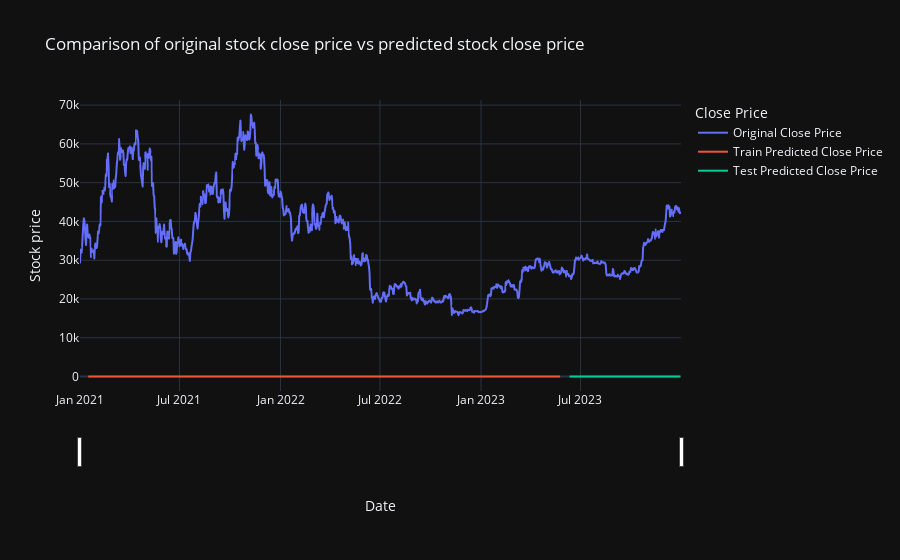

The notebook cell this image was saved under:
### Code cell
# Plotting only CNN predictions

plotdf = pd.DataFrame({'date': close_stock['Date'],
                       'original_close': close_stock['Adj Close'],
                       'train_predicted_close': trainPredictPlot_cnn.reshape(1,-1)[0].tolist(),
                       'test_predicted_close': testPredictPlot_cnn.reshape(1,-1)[0].tolist()})

fig = px.line(plotdf    , x=plotdf['date']
                        , y=[plotdf['original_close']
                        , plotdf['train_predicted_close']
                        , plotdf['test_predicted_close']]
                        , labels={'value':'Stock price','date': 'Date', 'variable': 'Close Price'}, title='Comparison of original stock close price vs predicted stock close price', template='plotly_dark')

fig.update_layout(title='Comparison of original stock close price vs predicted stock close price', template='plotly_dark')

# Show scrollbar
fig.update_layout(xaxis=dict(rangeslider=dict(visible=True)))

# Update names for each line
fig.for_each_trace(lambda t:  t.update(name = next(names)))

### Figure 1 — Plotly figure (JSON) as saved in the notebook; plotly's stock layout.template omitted (floating-point values rounded to 4 significant figures; data arrays with more than 128 entries replaced by an {"elided": "..."} marker saying what was removed)
{"data": [{"hovertemplate": "Close Price=original_close<br>Date=%{x}<br>Stock price=%{y}<extra></extra>", "legendgroup": "original_close", "line": {"color": "#636efa", "dash": "solid"}, "marker": {"symbol": "circle"}, "mode": "lines", "name": "Original Close Price", "showlegend": true, "x": {"elided": "1095 str values"}, "xaxis": "x", "y": {"elided": "1095 float values"}, "yaxis": "y", "type": "scattergl"}, {"hovertemplate": "Close Price=train_predicted_close<br>Date=%{x}<br>Stock price=%{y}<extra></extra>", "legendgroup": "train_predicted_close", "line": {"color": "#EF553B", "dash": "solid"}, "marker": {"symbol": "circle"}, "mode": "lines", "name": "Train Predicted Close Price", "showlegend": true, "x": {"elided": "1095 str values"}, "xaxis": "x", "y": {"elided": "1095 float values"}, "yaxis": "y", "type": "scattergl"}, {"hovertemplate": "Close Price=test_predicted_close<br>Date=%{x}<br>Stock price=%{y}<extra></extra>", "legendgroup": "test_predicted_close", "line": {"color": "#00cc96", "dash": "solid"}, "marker": {"symbol": "circle"}, "mode": "lines", "name": "Test Predicted Close Price", "showlegend": true, "x": {"elided": "1095 str values"}, "xaxis": "x", "y": {"elided": "1095 float values"}, "yaxis": "y", "type": "scattergl"}], "layout": {"xaxis": {"anchor": "y", "domain": [0.0, 1.0], "title": {"text": "Date"}, "rangeslider": {"visible": true}}, "yaxis": {"anchor": "x", "domain": [0.0, 1.0], "title": {"text": "Stock price"}}, "legend": {"title": {"text": "Close Price"}, "tracegroupgap": 0}, "title": {"text": "Comparison of original stock close price vs predicted stock close price"}}}
